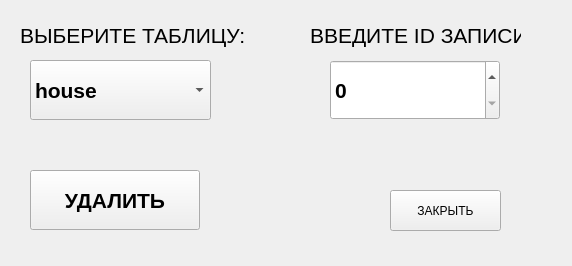
<?xml version="1.0" encoding="UTF-8"?>
<ui version="4.0">
 <class>deletewindow</class>
 <widget class="QWidget" name="deletewindow">
  <property name="geometry">
   <rect>
    <x>0</x>
    <y>0</y>
    <width>572</width>
    <height>266</height>
   </rect>
  </property>
  <property name="windowTitle">
   <string>Delete</string>
  </property>
  <widget class="QComboBox" name="comboBox">
   <property name="geometry">
    <rect>
     <x>30</x>
     <y>60</y>
     <width>181</width>
     <height>60</height>
    </rect>
   </property>
   <property name="font">
    <font>
     <pointsize>16</pointsize>
     <bold>true</bold>
    </font>
   </property>
   <item>
    <property name="text">
     <string>house</string>
    </property>
   </item>
   <item>
    <property name="text">
     <string>customer</string>
    </property>
   </item>
   <item>
    <property name="text">
     <string>booking</string>
    </property>
   </item>
  </widget>
  <widget class="QLabel" name="label">
   <property name="geometry">
    <rect>
     <x>20</x>
     <y>20</y>
     <width>271</width>
     <height>31</height>
    </rect>
   </property>
   <property name="font">
    <font>
     <pointsize>16</pointsize>
    </font>
   </property>
   <property name="text">
    <string>ВЫБЕРИТЕ ТАБЛИЦУ:</string>
   </property>
  </widget>
  <widget class="QSpinBox" name="spinBox">
   <property name="geometry">
    <rect>
     <x>330</x>
     <y>60</y>
     <width>170</width>
     <height>60</height>
    </rect>
   </property>
   <property name="font">
    <font>
     <pointsize>16</pointsize>
     <bold>true</bold>
    </font>
   </property>
  </widget>
  <widget class="QLabel" name="label_2">
   <property name="geometry">
    <rect>
     <x>310</x>
     <y>20</y>
     <width>211</width>
     <height>31</height>
    </rect>
   </property>
   <property name="font">
    <font>
     <pointsize>16</pointsize>
    </font>
   </property>
   <property name="text">
    <string>ВВЕДИТЕ ID ЗАПИСИ:</string>
   </property>
  </widget>
  <widget class="QPushButton" name="delbutton">
   <property name="geometry">
    <rect>
     <x>30</x>
     <y>170</y>
     <width>170</width>
     <height>60</height>
    </rect>
   </property>
   <property name="font">
    <font>
     <pointsize>16</pointsize>
     <bold>true</bold>
    </font>
   </property>
   <property name="text">
    <string>УДАЛИТЬ</string>
   </property>
  </widget>
  <widget class="QPushButton" name="backButton">
   <property name="geometry">
    <rect>
     <x>390</x>
     <y>190</y>
     <width>111</width>
     <height>41</height>
    </rect>
   </property>
   <property name="text">
    <string>ЗАКРЫТЬ</string>
   </property>
  </widget>
 </widget>
 <resources/>
 <connections/>
</ui>
